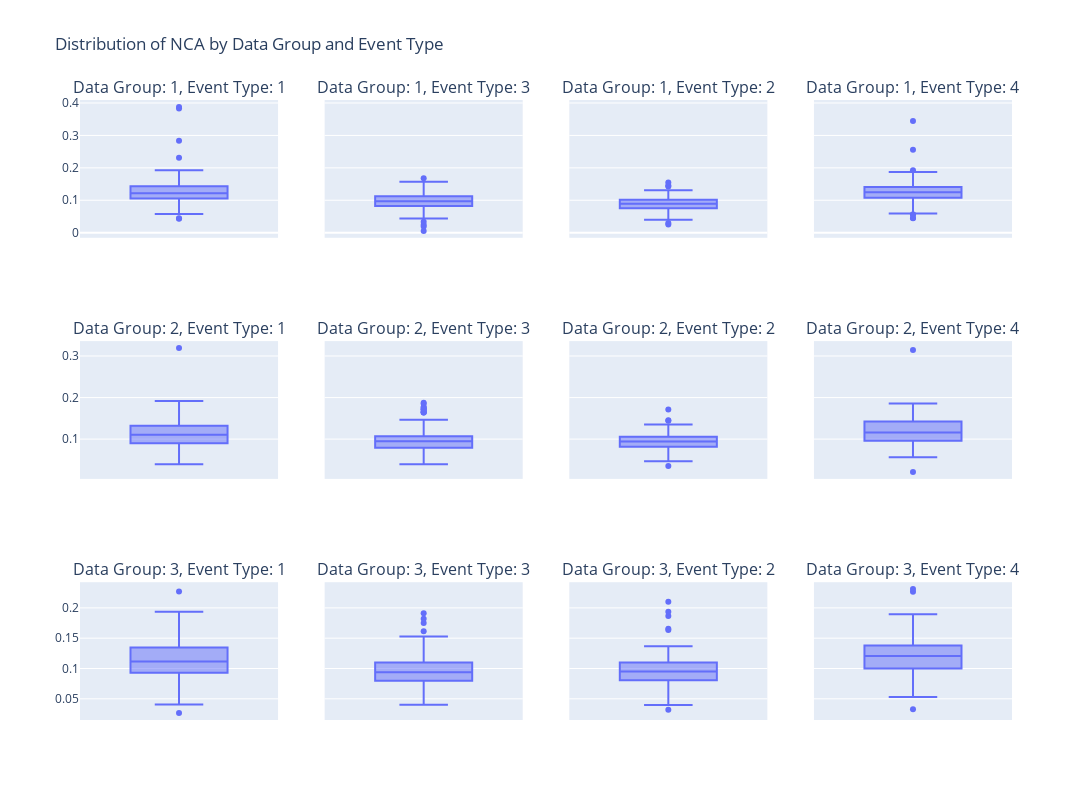
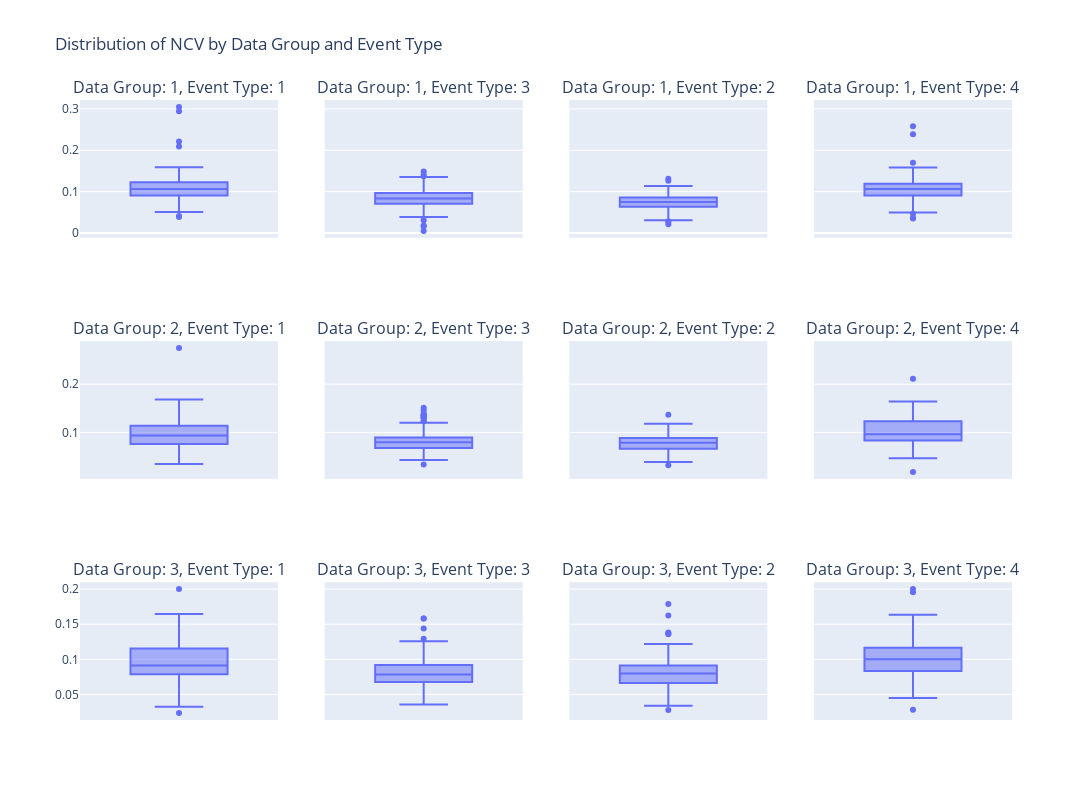

Notebook code cell kept with these figures, in order:
### Code cell
import pandas as pd
import plotly.express as px
from plotly.subplots import make_subplots

# Create the DataFrame as you've shown

# Get unique data_group and event_type combinations
data_groups = df["data_group"].unique()
event_types = df["event_type"].unique()

# Define figure size
fig = make_subplots(rows=len(data_groups), cols=len(event_types), shared_xaxes=True, shared_yaxes=True,
                    subplot_titles=["Data Group: " + str(dg) + ", Event Type: " + str(et) 
                                    for dg in data_groups for et in event_types])

# Initialize subplot indices
row = 1
col = 1

for data_group in data_groups:
    col = 1
    for event_type in event_types:
        subset = df[(df["data_group"] == data_group) & (df["event_type"] == event_type)]

        # Create a vertical box plot for NCA
        trace = px.box(subset, y="NCA", orientation="v", labels={"NCA": ""})
        fig.add_trace(trace.data[0], row=row, col=col)

        col += 1

    row += 1

# Define figure layout for NCA
fig.update_layout(title_text="Distribution of NCA by Data Group and Event Type")
# fig.update_xaxes(title_text="Data Group")
# fig.update_yaxes(title_text="NCA")

# Adjust figure size for NCA
fig.update_layout(height=800, width=1200)

# Show the figure for NCA
fig.show()

# Create a new figure for NCV
fig = make_subplots(rows=len(data_groups), cols=len(event_types), shared_xaxes=True, shared_yaxes=True,
                    subplot_titles=["Data Group: " + str(dg) + ", Event Type: " + str(et) 
                                    for dg in data_groups for et in event_types])

# Reset subplot indices
row = 1
col = 1

for data_group in data_groups:
    col = 1
    for event_type in event_types:
        subset = df[(df["data_group"] == data_group) & (df["event_type"] == event_type)]

        # Create a vertical box plot for NCV
        trace = px.box(subset, y="NCV", orientation="v", labels={"NCV": ""})
        fig.add_trace(trace.data[0], row=row, col=col)

        col += 1

    row += 1

# Define figure layout for NCV
fig.update_layout(title_text="Distribution of NCV by Data Group and Event Type")

# Adjust figure size for NCV
fig.update_layout(height=800, width=1200)

# Show the figure for NCV
fig.show()

### Figure 1 — Plotly figure (JSON) as saved in the notebook; plotly's stock layout.template omitted (floating-point values rounded to 4 significant figures; data arrays with more than 128 entries replaced by an {"elided": "..."} marker saying what was removed)
{"data": [{"alignmentgroup": "True", "hovertemplate": "=%{y}<extra></extra>", "legendgroup": "", "marker": {"color": "#636efa"}, "name": "", "notched": false, "offsetgroup": "", "orientation": "v", "showlegend": false, "type": "box", "x0": " ", "xaxis": "x", "y": {"elided": "290 float values"}, "y0": " ", "yaxis": "y"}, {"alignmentgroup": "True", "hovertemplate": "=%{y}<extra></extra>", "legendgroup": "", "marker": {"color": "#636efa"}, "name": "", "notched": false, "offsetgroup": "", "orientation": "v", "showlegend": false, "type": "box", "x0": " ", "xaxis": "x2", "y": {"elided": "290 float values"}, "y0": " ", "yaxis": "y2"}, {"alignmentgroup": "True", "hovertemplate": "=%{y}<extra></extra>", "legendgroup": "", "marker": {"color": "#636efa"}, "name": "", "notched": false, "offsetgroup": "", "orientation": "v", "showlegend": false, "type": "box", "x0": " ", "xaxis": "x3", "y": {"elided": "290 float values"}, "y0": " ", "yaxis": "y3"}, {"alignmentgroup": "True", "hovertemplate": "=%{y}<extra></extra>", "legendgroup": "", "marker": {"color": "#636efa"}, "name": "", "notched": false, "offsetgroup": "", "orientation": "v", "showlegend": false, "type": "box", "x0": " ", "xaxis": "x4", "y": {"elided": "290 float values"}, "y0": " ", "yaxis": "y4"}, {"alignmentgroup": "True", "hovertemplate": "=%{y}<extra></extra>", "legendgroup": "", "marker": {"color": "#636efa"}, "name": "", "notched": false, "offsetgroup": "", "orientation": "v", "showlegend": false, "type": "box", "x0": " ", "xaxis": "x5", "y": {"elided": "150 float values"}, "y0": " ", "yaxis": "y5"}, {"alignmentgroup": "True", "hovertemplate": "=%{y}<extra></extra>", "legendgroup": "", "marker": {"color": "#636efa"}, "name": "", "notched": false, "offsetgroup": "", "orientation": "v", "showlegend": false, "type": "box", "x0": " ", "xaxis": "x6", "y": {"elided": "150 float values"}, "y0": " ", "yaxis": "y6"}, {"alignmentgroup": "True", "hovertemplate": "=%{y}<extra></extra>", "legendgroup": "", "marker": {"color": "#636efa"}, "name": "", "notched": false, "offsetgroup": "", "orientation": "v", "showlegend": false, "type": "box", "x0": " ", "xaxis": "x7", "y": {"elided": "150 float values"}, "y0": " ", "yaxis": "y7"}, {"alignmentgroup": "True", "hovertemplate": "=%{y}<extra></extra>", "legendgroup": "", "marker": {"color": "#636efa"}, "name": "", "notched": false, "offsetgroup": "", "orientation": "v", "showlegend": false, "type": "box", "x0": " ", "xaxis": "x8", "y": {"elided": "150 float values"}, "y0": " ", "yaxis": "y8"}, {"alignmentgroup": "True", "hovertemplate": "=%{y}<extra></extra>", "legendgroup": "", "marker": {"color": "#636efa"}, "name": "", "notched": false, "offsetgroup": "", "orientation": "v", "showlegend": false, "type": "box", "x0": " ", "xaxis": "x9", "y": {"elided": "230 float values"}, "y0": " ", "yaxis": "y9"}, {"alignmentgroup": "True", "hovertemplate": "=%{y}<extra></extra>", "legendgroup": "", "marker": {"color": "#636efa"}, "name": "", "notched": false, "offsetgroup": "", "orientation": "v", "showlegend": false, "type": "box", "x0": " ", "xaxis": "x10", "y": {"elided": "230 float values"}, "y0": " ", "yaxis": "y10"}, {"alignmentgroup": "True", "hovertemplate": "=%{y}<extra></extra>", "legendgroup": "", "marker": {"color": "#636efa"}, "name": "", "notched": false, "offsetgroup": "", "orientation": "v", "showlegend": false, "type": "box", "x0": " ", "xaxis": "x11", "y": {"elided": "230 float values"}, "y0": " ", "yaxis": "y11"}, {"alignmentgroup": "True", "hovertemplate": "=%{y}<extra></extra>", "legendgroup": "", "marker": {"color": "#636efa"}, "name": "", "notched": false, "offsetgroup": "", "orientation": "v", "showlegend": false, "type": "box", "x0": " ", "xaxis": "x12", "y": {"elided": "230 float values"}, "y0": " ", "yaxis": "y12"}], "layout": {"annotations": [{"font": {"size": 16}, "showarrow": false, "text": "Data Group: 1, Event Type: 1", "x": 0.1062, "xanchor": "center", "xref": "paper", "y": 1, "yanchor": "bottom", "yref": "paper"}, {"font": {"size": 16}, "showarrow": false, "text": "Data Group: 1, Event Type: 3", "x": 0.3688, "xanchor": "center", "xref": "paper", "y": 1, "yanchor": "bottom", "yref": "paper"}, {"font": {"size": 16}, "showarrow": false, "text": "Data Group: 1, Event Type: 2", "x": 0.6313, "xanchor": "center", "xref": "paper", "y": 1, "yanchor": "bottom", "yref": "paper"}, {"font": {"size": 16}, "showarrow": false, "text": "Data Group: 1, Event Type: 4", "x": 0.8938, "xanchor": "center", "xref": "paper", "y": 1, "yanchor": "bottom", "yref": "paper"}, {"font": {"size": 16}, "showarrow": false, "text": "Data Group: 2, Event Type: 1", "x": 0.1062, "xanchor": "center", "xref": "paper", "y": 0.6111, "yanchor": "bottom", "yref": "paper"}, {"font": {"size": 16}, "showarrow": false, "text": "Data Group: 2, Event Type: 3", "x": 0.3688, "xanchor": "center", "xref": "paper", "y": 0.6111, "yanchor": "bottom", "yref": "paper"}, {"font": {"size": 16}, "showarrow": false, "text": "Data Group: 2, Event Type: 2", "x": 0.6313, "xanchor": "center", "xref": "paper", "y": 0.6111, "yanchor": "bottom", "yref": "paper"}, {"font": {"size": 16}, "showarrow": false, "text": "Data Group: 2, Event Type: 4", "x": 0.8938, "xanchor": "center", "xref": "paper", "y": 0.6111, "yanchor": "bottom", "yref": "paper"}, {"font": {"size": 16}, "showarrow": false, "text": "Data Group: 3, Event Type: 1", "x": 0.1062, "xanchor": "center", "xref": "paper", "y": 0.2222, "yanchor": "bottom", "yref": "paper"}, {"font": {"size": 16}, "showarrow": false, "text": "Data Group: 3, Event Type: 3", "x": 0.3688, "xanchor": "center", "xref": "paper", "y": 0.2222, "yanchor": "bottom", "yref": "paper"}, {"font": {"size": 16}, "showarrow": false, "text": "Data Group: 3, Event Type: 2", "x": 0.6313, "xanchor": "center", "xref": "paper", "y": 0.2222, "yanchor": "bottom", "yref": "paper"}, {"font": {"size": 16}, "showarrow": false, "text": "Data Group: 3, Event Type: 4", "x": 0.8938, "xanchor": "center", "xref": "paper", "y": 0.2222, "yanchor": "bottom", "yref": "paper"}], "height": 800, "title": {"text": "Distribution of NCA by Data Group and Event Type"}, "width": 1200, "xaxis": {"anchor": "y", "domain": [0, 0.2125], "matches": "x9", "showticklabels": false}, "xaxis10": {"anchor": "y10", "domain": [0.2625, 0.475]}, "xaxis11": {"anchor": "y11", "domain": [0.525, 0.7375]}, "xaxis12": {"anchor": "y12", "domain": [0.7875, 1]}, "xaxis2": {"anchor": "y2", "domain": [0.2625, 0.475], "matches": "x10", "showticklabels": false}, "xaxis3": {"anchor": "y3", "domain": [0.525, 0.7375], "matches": "x11", "showticklabels": false}, "xaxis4": {"anchor": "y4", "domain": [0.7875, 1], "matches": "x12", "showticklabels": false}, "xaxis5": {"anchor": "y5", "domain": [0, 0.2125], "matches": "x9", "showticklabels": false}, "xaxis6": {"anchor": "y6", "domain": [0.2625, 0.475], "matches": "x10", "showticklabels": false}, "xaxis7": {"anchor": "y7", "domain": [0.525, 0.7375], "matches": "x11", "showticklabels": false}, "xaxis8": {"anchor": "y8", "domain": [0.7875, 1], "matches": "x12", "showticklabels": false}, "xaxis9": {"anchor": "y9", "domain": [0, 0.2125]}, "yaxis": {"anchor": "x", "domain": [0.7778, 1]}, "yaxis10": {"anchor": "x10", "domain": [0, 0.2222], "matches": "y9", "showticklabels": false}, "yaxis11": {"anchor": "x11", "domain": [0, 0.2222], "matches": "y9", "showticklabels": false}, "yaxis12": {"anchor": "x12", "domain": [0, 0.2222], "matches": "y9", "showticklabels": false}, "yaxis2": {"anchor": "x2", "domain": [0.7778, 1], "matches": "y", "showticklabels": false}, "yaxis3": {"anchor": "x3", "domain": [0.7778, 1], "matches": "y", "showticklabels": false}, "yaxis4": {"anchor": "x4", "domain": [0.7778, 1], "matches": "y", "showticklabels": false}, "yaxis5": {"anchor": "x5", "domain": [0.3889, 0.6111]}, "yaxis6": {"anchor": "x6", "domain": [0.3889, 0.6111], "matches": "y5", "showticklabels": false}, "yaxis7": {"anchor": "x7", "domain": [0.3889, 0.6111], "matches": "y5", "showticklabels": false}, "yaxis8": {"anchor": "x8", "domain": [0.3889, 0.6111], "matches": "y5", "showticklabels": false}, "yaxis9": {"anchor": "x9", "domain": [0, 0.2222]}}}

### Figure 2 — Plotly figure (JSON) as saved in the notebook; plotly's stock layout.template omitted (floating-point values rounded to 4 significant figures; data arrays with more than 128 entries replaced by an {"elided": "..."} marker saying what was removed)
{"data": [{"alignmentgroup": "True", "hovertemplate": "=%{y}<extra></extra>", "legendgroup": "", "marker": {"color": "#636efa"}, "name": "", "notched": false, "offsetgroup": "", "orientation": "v", "showlegend": false, "type": "box", "x0": " ", "xaxis": "x", "y": {"elided": "290 float values"}, "y0": " ", "yaxis": "y"}, {"alignmentgroup": "True", "hovertemplate": "=%{y}<extra></extra>", "legendgroup": "", "marker": {"color": "#636efa"}, "name": "", "notched": false, "offsetgroup": "", "orientation": "v", "showlegend": false, "type": "box", "x0": " ", "xaxis": "x2", "y": {"elided": "290 float values"}, "y0": " ", "yaxis": "y2"}, {"alignmentgroup": "True", "hovertemplate": "=%{y}<extra></extra>", "legendgroup": "", "marker": {"color": "#636efa"}, "name": "", "notched": false, "offsetgroup": "", "orientation": "v", "showlegend": false, "type": "box", "x0": " ", "xaxis": "x3", "y": {"elided": "290 float values"}, "y0": " ", "yaxis": "y3"}, {"alignmentgroup": "True", "hovertemplate": "=%{y}<extra></extra>", "legendgroup": "", "marker": {"color": "#636efa"}, "name": "", "notched": false, "offsetgroup": "", "orientation": "v", "showlegend": false, "type": "box", "x0": " ", "xaxis": "x4", "y": {"elided": "290 float values"}, "y0": " ", "yaxis": "y4"}, {"alignmentgroup": "True", "hovertemplate": "=%{y}<extra></extra>", "legendgroup": "", "marker": {"color": "#636efa"}, "name": "", "notched": false, "offsetgroup": "", "orientation": "v", "showlegend": false, "type": "box", "x0": " ", "xaxis": "x5", "y": {"elided": "150 float values"}, "y0": " ", "yaxis": "y5"}, {"alignmentgroup": "True", "hovertemplate": "=%{y}<extra></extra>", "legendgroup": "", "marker": {"color": "#636efa"}, "name": "", "notched": false, "offsetgroup": "", "orientation": "v", "showlegend": false, "type": "box", "x0": " ", "xaxis": "x6", "y": {"elided": "150 float values"}, "y0": " ", "yaxis": "y6"}, {"alignmentgroup": "True", "hovertemplate": "=%{y}<extra></extra>", "legendgroup": "", "marker": {"color": "#636efa"}, "name": "", "notched": false, "offsetgroup": "", "orientation": "v", "showlegend": false, "type": "box", "x0": " ", "xaxis": "x7", "y": {"elided": "150 float values"}, "y0": " ", "yaxis": "y7"}, {"alignmentgroup": "True", "hovertemplate": "=%{y}<extra></extra>", "legendgroup": "", "marker": {"color": "#636efa"}, "name": "", "notched": false, "offsetgroup": "", "orientation": "v", "showlegend": false, "type": "box", "x0": " ", "xaxis": "x8", "y": {"elided": "150 float values"}, "y0": " ", "yaxis": "y8"}, {"alignmentgroup": "True", "hovertemplate": "=%{y}<extra></extra>", "legendgroup": "", "marker": {"color": "#636efa"}, "name": "", "notched": false, "offsetgroup": "", "orientation": "v", "showlegend": false, "type": "box", "x0": " ", "xaxis": "x9", "y": {"elided": "230 float values"}, "y0": " ", "yaxis": "y9"}, {"alignmentgroup": "True", "hovertemplate": "=%{y}<extra></extra>", "legendgroup": "", "marker": {"color": "#636efa"}, "name": "", "notched": false, "offsetgroup": "", "orientation": "v", "showlegend": false, "type": "box", "x0": " ", "xaxis": "x10", "y": {"elided": "230 float values"}, "y0": " ", "yaxis": "y10"}, {"alignmentgroup": "True", "hovertemplate": "=%{y}<extra></extra>", "legendgroup": "", "marker": {"color": "#636efa"}, "name": "", "notched": false, "offsetgroup": "", "orientation": "v", "showlegend": false, "type": "box", "x0": " ", "xaxis": "x11", "y": {"elided": "230 float values"}, "y0": " ", "yaxis": "y11"}, {"alignmentgroup": "True", "hovertemplate": "=%{y}<extra></extra>", "legendgroup": "", "marker": {"color": "#636efa"}, "name": "", "notched": false, "offsetgroup": "", "orientation": "v", "showlegend": false, "type": "box", "x0": " ", "xaxis": "x12", "y": {"elided": "230 float values"}, "y0": " ", "yaxis": "y12"}], "layout": {"annotations": [{"font": {"size": 16}, "showarrow": false, "text": "Data Group: 1, Event Type: 1", "x": 0.1062, "xanchor": "center", "xref": "paper", "y": 1, "yanchor": "bottom", "yref": "paper"}, {"font": {"size": 16}, "showarrow": false, "text": "Data Group: 1, Event Type: 3", "x": 0.3688, "xanchor": "center", "xref": "paper", "y": 1, "yanchor": "bottom", "yref": "paper"}, {"font": {"size": 16}, "showarrow": false, "text": "Data Group: 1, Event Type: 2", "x": 0.6313, "xanchor": "center", "xref": "paper", "y": 1, "yanchor": "bottom", "yref": "paper"}, {"font": {"size": 16}, "showarrow": false, "text": "Data Group: 1, Event Type: 4", "x": 0.8938, "xanchor": "center", "xref": "paper", "y": 1, "yanchor": "bottom", "yref": "paper"}, {"font": {"size": 16}, "showarrow": false, "text": "Data Group: 2, Event Type: 1", "x": 0.1062, "xanchor": "center", "xref": "paper", "y": 0.6111, "yanchor": "bottom", "yref": "paper"}, {"font": {"size": 16}, "showarrow": false, "text": "Data Group: 2, Event Type: 3", "x": 0.3688, "xanchor": "center", "xref": "paper", "y": 0.6111, "yanchor": "bottom", "yref": "paper"}, {"font": {"size": 16}, "showarrow": false, "text": "Data Group: 2, Event Type: 2", "x": 0.6313, "xanchor": "center", "xref": "paper", "y": 0.6111, "yanchor": "bottom", "yref": "paper"}, {"font": {"size": 16}, "showarrow": false, "text": "Data Group: 2, Event Type: 4", "x": 0.8938, "xanchor": "center", "xref": "paper", "y": 0.6111, "yanchor": "bottom", "yref": "paper"}, {"font": {"size": 16}, "showarrow": false, "text": "Data Group: 3, Event Type: 1", "x": 0.1062, "xanchor": "center", "xref": "paper", "y": 0.2222, "yanchor": "bottom", "yref": "paper"}, {"font": {"size": 16}, "showarrow": false, "text": "Data Group: 3, Event Type: 3", "x": 0.3688, "xanchor": "center", "xref": "paper", "y": 0.2222, "yanchor": "bottom", "yref": "paper"}, {"font": {"size": 16}, "showarrow": false, "text": "Data Group: 3, Event Type: 2", "x": 0.6313, "xanchor": "center", "xref": "paper", "y": 0.2222, "yanchor": "bottom", "yref": "paper"}, {"font": {"size": 16}, "showarrow": false, "text": "Data Group: 3, Event Type: 4", "x": 0.8938, "xanchor": "center", "xref": "paper", "y": 0.2222, "yanchor": "bottom", "yref": "paper"}], "height": 800, "title": {"text": "Distribution of NCV by Data Group and Event Type"}, "width": 1200, "xaxis": {"anchor": "y", "domain": [0, 0.2125], "matches": "x9", "showticklabels": false}, "xaxis10": {"anchor": "y10", "domain": [0.2625, 0.475]}, "xaxis11": {"anchor": "y11", "domain": [0.525, 0.7375]}, "xaxis12": {"anchor": "y12", "domain": [0.7875, 1]}, "xaxis2": {"anchor": "y2", "domain": [0.2625, 0.475], "matches": "x10", "showticklabels": false}, "xaxis3": {"anchor": "y3", "domain": [0.525, 0.7375], "matches": "x11", "showticklabels": false}, "xaxis4": {"anchor": "y4", "domain": [0.7875, 1], "matches": "x12", "showticklabels": false}, "xaxis5": {"anchor": "y5", "domain": [0, 0.2125], "matches": "x9", "showticklabels": false}, "xaxis6": {"anchor": "y6", "domain": [0.2625, 0.475], "matches": "x10", "showticklabels": false}, "xaxis7": {"anchor": "y7", "domain": [0.525, 0.7375], "matches": "x11", "showticklabels": false}, "xaxis8": {"anchor": "y8", "domain": [0.7875, 1], "matches": "x12", "showticklabels": false}, "xaxis9": {"anchor": "y9", "domain": [0, 0.2125]}, "yaxis": {"anchor": "x", "domain": [0.7778, 1]}, "yaxis10": {"anchor": "x10", "domain": [0, 0.2222], "matches": "y9", "showticklabels": false}, "yaxis11": {"anchor": "x11", "domain": [0, 0.2222], "matches": "y9", "showticklabels": false}, "yaxis12": {"anchor": "x12", "domain": [0, 0.2222], "matches": "y9", "showticklabels": false}, "yaxis2": {"anchor": "x2", "domain": [0.7778, 1], "matches": "y", "showticklabels": false}, "yaxis3": {"anchor": "x3", "domain": [0.7778, 1], "matches": "y", "showticklabels": false}, "yaxis4": {"anchor": "x4", "domain": [0.7778, 1], "matches": "y", "showticklabels": false}, "yaxis5": {"anchor": "x5", "domain": [0.3889, 0.6111]}, "yaxis6": {"anchor": "x6", "domain": [0.3889, 0.6111], "matches": "y5", "showticklabels": false}, "yaxis7": {"anchor": "x7", "domain": [0.3889, 0.6111], "matches": "y5", "showticklabels": false}, "yaxis8": {"anchor": "x8", "domain": [0.3889, 0.6111], "matches": "y5", "showticklabels": false}, "yaxis9": {"anchor": "x9", "domain": [0, 0.2222]}}}
